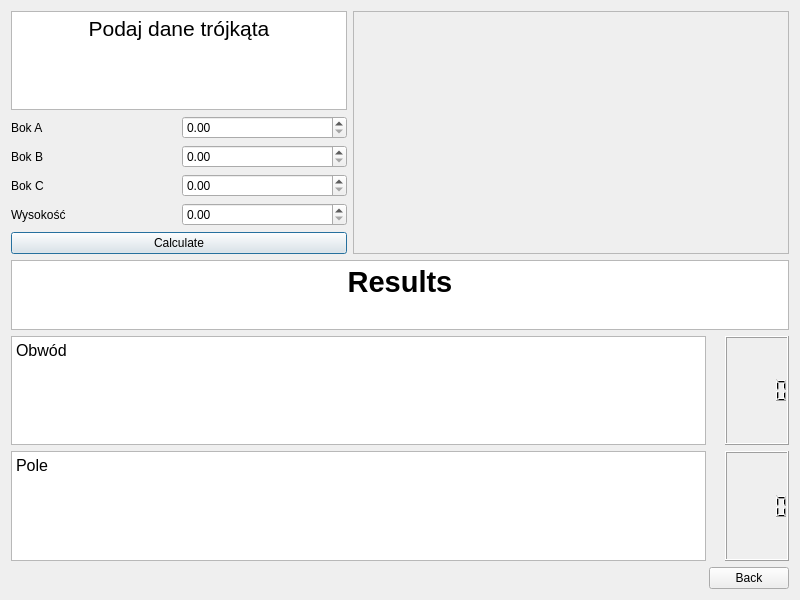
<?xml version="1.0" encoding="UTF-8"?>
<ui version="4.0">
 <class>Triangle</class>
 <widget class="QDialog" name="Triangle">
  <property name="geometry">
   <rect>
    <x>0</x>
    <y>0</y>
    <width>800</width>
    <height>600</height>
   </rect>
  </property>
  <property name="minimumSize">
   <size>
    <width>800</width>
    <height>600</height>
   </size>
  </property>
  <property name="maximumSize">
   <size>
    <width>800</width>
    <height>600</height>
   </size>
  </property>
  <property name="windowTitle">
   <string>Dialog</string>
  </property>
  <layout class="QGridLayout" name="gridLayout_3">
   <item row="0" column="0">
    <layout class="QVBoxLayout" name="verticalLayout">
     <item>
      <widget class="QTextBrowser" name="textBrowser">
       <property name="html">
        <string>&lt;!DOCTYPE HTML PUBLIC &quot;-//W3C//DTD HTML 4.0//EN&quot; &quot;http://www.w3.org/TR/REC-html40/strict.dtd&quot;&gt;
&lt;html&gt;&lt;head&gt;&lt;meta name=&quot;qrichtext&quot; content=&quot;1&quot; /&gt;&lt;meta charset=&quot;utf-8&quot; /&gt;&lt;style type=&quot;text/css&quot;&gt;
p, li { white-space: pre-wrap; }
hr { height: 1px; border-width: 0; }
li.unchecked::marker { content: &quot;\2610&quot;; }
li.checked::marker { content: &quot;\2612&quot;; }
&lt;/style&gt;&lt;/head&gt;&lt;body style=&quot; font-family:'Segoe UI'; font-size:9pt; font-weight:400; font-style:normal;&quot;&gt;
&lt;p align=&quot;center&quot; style=&quot; margin-top:0px; margin-bottom:0px; margin-left:0px; margin-right:0px; -qt-block-indent:0; text-indent:0px;&quot;&gt;&lt;span style=&quot; font-size:16pt;&quot;&gt;Podaj dane trójkąta&lt;/span&gt;&lt;/p&gt;&lt;/body&gt;&lt;/html&gt;</string>
       </property>
      </widget>
     </item>
     <item>
      <layout class="QGridLayout" name="gridLayout">
       <item row="1" column="0">
        <widget class="QLabel" name="label_2">
         <property name="text">
          <string>Bok B</string>
         </property>
        </widget>
       </item>
       <item row="1" column="1">
        <widget class="QDoubleSpinBox" name="SideB"/>
       </item>
       <item row="0" column="1">
        <widget class="QDoubleSpinBox" name="SideA"/>
       </item>
       <item row="2" column="0">
        <widget class="QLabel" name="label_3">
         <property name="text">
          <string>Bok C</string>
         </property>
        </widget>
       </item>
       <item row="3" column="1">
        <widget class="QDoubleSpinBox" name="Height"/>
       </item>
       <item row="2" column="1">
        <widget class="QDoubleSpinBox" name="SideC"/>
       </item>
       <item row="0" column="0">
        <widget class="QLabel" name="label">
         <property name="text">
          <string>Bok A</string>
         </property>
        </widget>
       </item>
       <item row="3" column="0">
        <widget class="QLabel" name="label_4">
         <property name="text">
          <string>Wysokość</string>
         </property>
        </widget>
       </item>
      </layout>
     </item>
     <item>
      <widget class="QPushButton" name="pushButton">
       <property name="text">
        <string>Calculate</string>
       </property>
      </widget>
     </item>
    </layout>
   </item>
   <item row="0" column="1" colspan="2">
    <widget class="QFrame" name="frame_2">
     <property name="minimumSize">
      <size>
       <width>436</width>
       <height>243</height>
      </size>
     </property>
     <property name="maximumSize">
      <size>
       <width>436</width>
       <height>243</height>
      </size>
     </property>
     <property name="styleSheet">
      <string notr="true">background-image: url(:/image/grafika/WzorTr.jpg);</string>
     </property>
     <property name="frameShape">
      <enum>QFrame::StyledPanel</enum>
     </property>
     <property name="frameShadow">
      <enum>QFrame::Raised</enum>
     </property>
    </widget>
   </item>
   <item row="1" column="0" colspan="3">
    <layout class="QVBoxLayout" name="verticalLayout_2">
     <item>
      <widget class="QTextBrowser" name="textBrowser_2">
       <property name="html">
        <string>&lt;!DOCTYPE HTML PUBLIC &quot;-//W3C//DTD HTML 4.0//EN&quot; &quot;http://www.w3.org/TR/REC-html40/strict.dtd&quot;&gt;
&lt;html&gt;&lt;head&gt;&lt;meta name=&quot;qrichtext&quot; content=&quot;1&quot; /&gt;&lt;meta charset=&quot;utf-8&quot; /&gt;&lt;style type=&quot;text/css&quot;&gt;
p, li { white-space: pre-wrap; }
hr { height: 1px; border-width: 0; }
li.unchecked::marker { content: &quot;\2610&quot;; }
li.checked::marker { content: &quot;\2612&quot;; }
&lt;/style&gt;&lt;/head&gt;&lt;body style=&quot; font-family:'Segoe UI'; font-size:9pt; font-weight:400; font-style:normal;&quot;&gt;
&lt;p align=&quot;center&quot; style=&quot; margin-top:0px; margin-bottom:0px; margin-left:0px; margin-right:0px; -qt-block-indent:0; text-indent:0px;&quot;&gt;&lt;span style=&quot; font-size:22pt; font-weight:700;&quot;&gt;Results&lt;/span&gt;&lt;/p&gt;&lt;/body&gt;&lt;/html&gt;</string>
       </property>
      </widget>
     </item>
     <item>
      <layout class="QGridLayout" name="gridLayout_2">
       <item row="0" column="0">
        <widget class="QTextBrowser" name="textBrowser_3">
         <property name="html">
          <string>&lt;!DOCTYPE HTML PUBLIC &quot;-//W3C//DTD HTML 4.0//EN&quot; &quot;http://www.w3.org/TR/REC-html40/strict.dtd&quot;&gt;
&lt;html&gt;&lt;head&gt;&lt;meta name=&quot;qrichtext&quot; content=&quot;1&quot; /&gt;&lt;meta charset=&quot;utf-8&quot; /&gt;&lt;style type=&quot;text/css&quot;&gt;
p, li { white-space: pre-wrap; }
hr { height: 1px; border-width: 0; }
li.unchecked::marker { content: &quot;\2610&quot;; }
li.checked::marker { content: &quot;\2612&quot;; }
&lt;/style&gt;&lt;/head&gt;&lt;body style=&quot; font-family:'Segoe UI'; font-size:9pt; font-weight:400; font-style:normal;&quot;&gt;
&lt;p style=&quot; margin-top:0px; margin-bottom:0px; margin-left:0px; margin-right:0px; -qt-block-indent:0; text-indent:0px;&quot;&gt;&lt;span style=&quot; font-size:12pt;&quot;&gt;Obwód&lt;/span&gt;&lt;/p&gt;&lt;/body&gt;&lt;/html&gt;</string>
         </property>
        </widget>
       </item>
       <item row="1" column="2">
        <widget class="QLabel" name="label_6">
         <property name="text">
          <string/>
         </property>
        </widget>
       </item>
       <item row="0" column="3">
        <widget class="QLCDNumber" name="Obwod"/>
       </item>
       <item row="1" column="3">
        <widget class="QLCDNumber" name="Area"/>
       </item>
       <item row="1" column="0">
        <widget class="QTextBrowser" name="textBrowser_4">
         <property name="html">
          <string>&lt;!DOCTYPE HTML PUBLIC &quot;-//W3C//DTD HTML 4.0//EN&quot; &quot;http://www.w3.org/TR/REC-html40/strict.dtd&quot;&gt;
&lt;html&gt;&lt;head&gt;&lt;meta name=&quot;qrichtext&quot; content=&quot;1&quot; /&gt;&lt;meta charset=&quot;utf-8&quot; /&gt;&lt;style type=&quot;text/css&quot;&gt;
p, li { white-space: pre-wrap; }
hr { height: 1px; border-width: 0; }
li.unchecked::marker { content: &quot;\2610&quot;; }
li.checked::marker { content: &quot;\2612&quot;; }
&lt;/style&gt;&lt;/head&gt;&lt;body style=&quot; font-family:'Segoe UI'; font-size:9pt; font-weight:400; font-style:normal;&quot;&gt;
&lt;p style=&quot; margin-top:0px; margin-bottom:0px; margin-left:0px; margin-right:0px; -qt-block-indent:0; text-indent:0px;&quot;&gt;&lt;span style=&quot; font-size:12pt;&quot;&gt;Pole&lt;/span&gt;&lt;/p&gt;&lt;/body&gt;&lt;/html&gt;</string>
         </property>
        </widget>
       </item>
       <item row="0" column="2">
        <widget class="QLabel" name="label_5">
         <property name="text">
          <string/>
         </property>
        </widget>
       </item>
      </layout>
     </item>
    </layout>
   </item>
   <item row="2" column="1">
    <spacer name="horizontalSpacer">
     <property name="orientation">
      <enum>Qt::Horizontal</enum>
     </property>
     <property name="sizeHint" stdset="0">
      <size>
       <width>333</width>
       <height>20</height>
      </size>
     </property>
    </spacer>
   </item>
   <item row="2" column="2">
    <widget class="QPushButton" name="BackButton">
     <property name="text">
      <string>Back</string>
     </property>
    </widget>
   </item>
  </layout>
 </widget>
 <resources/>
 <connections/>
</ui>
